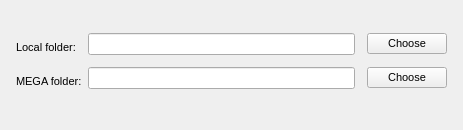
<?xml version="1.0" encoding="UTF-8"?>
<ui version="4.0">
 <class>FolderBinder</class>
 <widget class="QWidget" name="FolderBinder">
  <property name="geometry">
   <rect>
    <x>0</x>
    <y>0</y>
    <width>463</width>
    <height>130</height>
   </rect>
  </property>
  <property name="windowTitle">
   <string/>
  </property>
  <property name="styleSheet">
   <string notr="true">QWidget
{
font-size: 11px;
}

QCheckBox::indicator {
     width: 16px;
     height: 16px;
 }

QRadioButton::indicator {
     width: 16px;
     height: 16px;
 }

QScrollBar:horizontal {
height: 16px;
}

</string>
  </property>
  <layout class="QGridLayout" name="gridLayout">
   <property name="leftMargin">
    <number>0</number>
   </property>
   <property name="topMargin">
    <number>0</number>
   </property>
   <property name="rightMargin">
    <number>0</number>
   </property>
   <property name="bottomMargin">
    <number>0</number>
   </property>
   <property name="spacing">
    <number>0</number>
   </property>
   <item row="0" column="0">
    <widget class="QWidget" name="wAdvancedConfigForm" native="true">
     <layout class="QFormLayout" name="formLayout">
      <property name="fieldGrowthPolicy">
       <enum>QFormLayout::AllNonFixedFieldsGrow</enum>
      </property>
      <property name="formAlignment">
       <set>Qt::AlignLeading|Qt::AlignLeft|Qt::AlignVCenter</set>
      </property>
      <property name="horizontalSpacing">
       <number>6</number>
      </property>
      <property name="verticalSpacing">
       <number>6</number>
      </property>
      <property name="leftMargin">
       <number>16</number>
      </property>
      <property name="topMargin">
       <number>6</number>
      </property>
      <property name="rightMargin">
       <number>16</number>
      </property>
      <item row="2" column="0">
       <widget class="QLabel" name="lMegaFolder">
        <property name="sizePolicy">
         <sizepolicy hsizetype="Preferred" vsizetype="Fixed">
          <horstretch>0</horstretch>
          <verstretch>0</verstretch>
         </sizepolicy>
        </property>
        <property name="minimumSize">
         <size>
          <width>0</width>
          <height>28</height>
         </size>
        </property>
        <property name="text">
         <string>MEGA folder:</string>
        </property>
        <property name="alignment">
         <set>Qt::AlignLeading|Qt::AlignLeft|Qt::AlignVCenter</set>
        </property>
       </widget>
      </item>
      <item row="2" column="1">
       <layout class="QHBoxLayout" name="hLocalFolder">
        <property name="spacing">
         <number>12</number>
        </property>
        <item>
         <widget class="QLineEdit" name="eMegaFolder">
          <property name="enabled">
           <bool>true</bool>
          </property>
          <property name="readOnly">
           <bool>true</bool>
          </property>
         </widget>
        </item>
        <item>
         <widget class="QPushButton" name="bMegaFolder">
          <property name="text">
           <string>Choose</string>
          </property>
         </widget>
        </item>
       </layout>
      </item>
      <item row="0" column="0">
       <widget class="QLabel" name="lLocalFolder">
        <property name="sizePolicy">
         <sizepolicy hsizetype="Preferred" vsizetype="Fixed">
          <horstretch>0</horstretch>
          <verstretch>0</verstretch>
         </sizepolicy>
        </property>
        <property name="minimumSize">
         <size>
          <width>0</width>
          <height>28</height>
         </size>
        </property>
        <property name="text">
         <string>Local folder:</string>
        </property>
        <property name="alignment">
         <set>Qt::AlignLeading|Qt::AlignLeft|Qt::AlignVCenter</set>
        </property>
       </widget>
      </item>
      <item row="0" column="1">
       <layout class="QHBoxLayout" name="hMegaFolder">
        <property name="spacing">
         <number>12</number>
        </property>
        <item>
         <widget class="QLineEdit" name="eLocalFolder">
          <property name="enabled">
           <bool>true</bool>
          </property>
          <property name="readOnly">
           <bool>true</bool>
          </property>
         </widget>
        </item>
        <item>
         <widget class="QPushButton" name="bLocalFolder">
          <property name="text">
           <string>Choose</string>
          </property>
         </widget>
        </item>
       </layout>
      </item>
     </layout>
    </widget>
   </item>
  </layout>
 </widget>
 <tabstops>
  <tabstop>eLocalFolder</tabstop>
  <tabstop>bLocalFolder</tabstop>
  <tabstop>eMegaFolder</tabstop>
  <tabstop>bMegaFolder</tabstop>
 </tabstops>
 <resources/>
 <connections/>
</ui>
